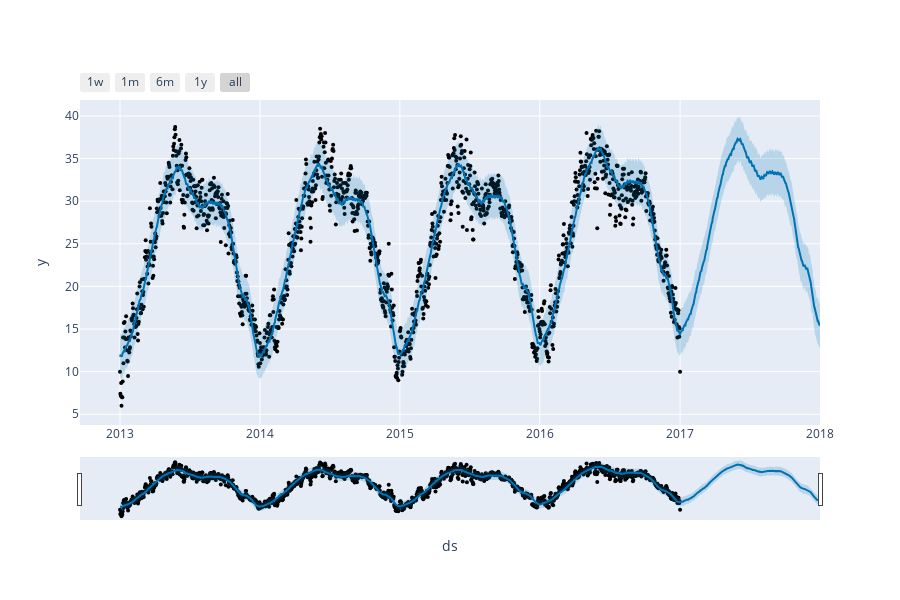

Notebook code for this chart:
### Code cell
# importing prophet 
from prophet import Prophet
from prophet.plot import plot_plotly,plot_components_plotly


# initalizing the model
model = Prophet()
model.fit(df)
forecast = model.make_future_dataframe(periods=365)
predication = model.predict(forecast)
forecast= model.predict(forecast)

# plot this model
plot_plotly(model,forecast)

### Figure 1 — Plotly figure (JSON) as saved in the notebook; plotly's stock layout.template omitted (floating-point values rounded to 4 significant figures; data arrays with more than 128 entries replaced by an {"elided": "..."} marker saying what was removed)
{"data": [{"marker": {"color": "black", "size": 4}, "mode": "markers", "name": "Actual", "type": "scatter", "x": {"elided": "1462 str values"}, "y": {"elided": "1462 float values"}}, {"hoverinfo": "skip", "line": {"width": 0}, "mode": "lines", "type": "scatter", "x": {"elided": "1827 str values"}, "y": {"elided": "1827 float values"}}, {"fill": "tonexty", "fillcolor": "rgba(0, 114, 178, 0.2)", "line": {"color": "#0072B2", "width": 2}, "mode": "lines", "name": "Predicted", "type": "scatter", "x": {"elided": "1827 str values"}, "y": {"elided": "1827 float values"}}, {"fill": "tonexty", "fillcolor": "rgba(0, 114, 178, 0.2)", "hoverinfo": "skip", "line": {"width": 0}, "mode": "lines", "type": "scatter", "x": {"elided": "1827 str values"}, "y": {"elided": "1827 float values"}}], "layout": {"height": 600, "showlegend": false, "width": 900, "xaxis": {"rangeselector": {"buttons": [{"count": 7, "label": "1w", "step": "day", "stepmode": "backward"}, {"count": 1, "label": "1m", "step": "month", "stepmode": "backward"}, {"count": 6, "label": "6m", "step": "month", "stepmode": "backward"}, {"count": 1, "label": "1y", "step": "year", "stepmode": "backward"}, {"step": "all"}]}, "rangeslider": {"visible": true}, "title": {"text": "ds"}, "type": "date"}, "yaxis": {"title": {"text": "y"}}}}
